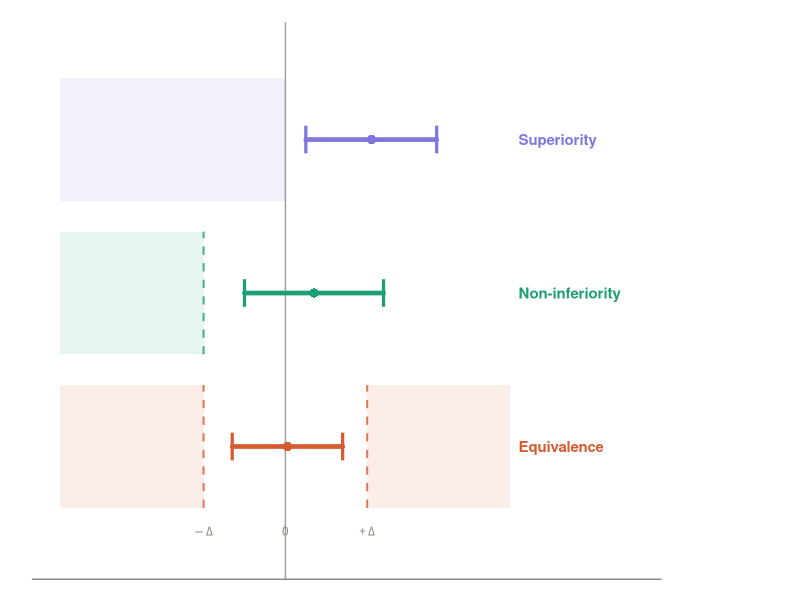
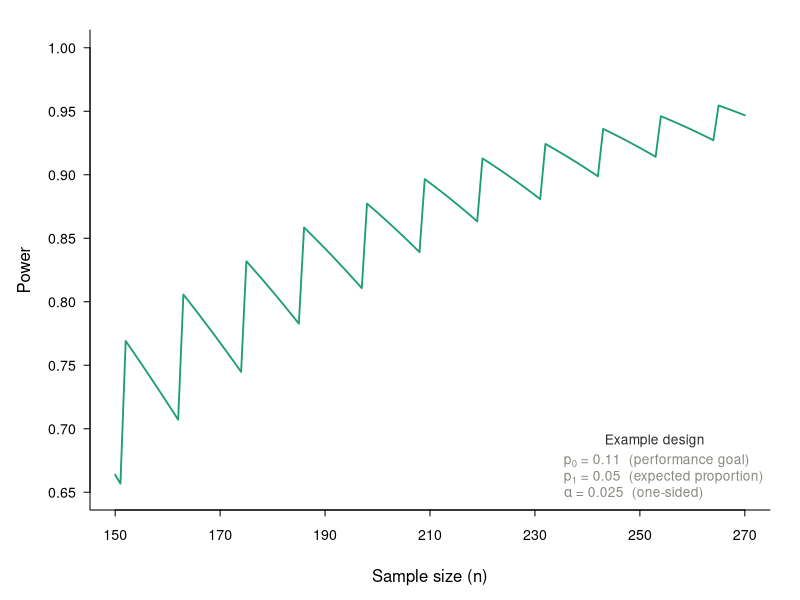
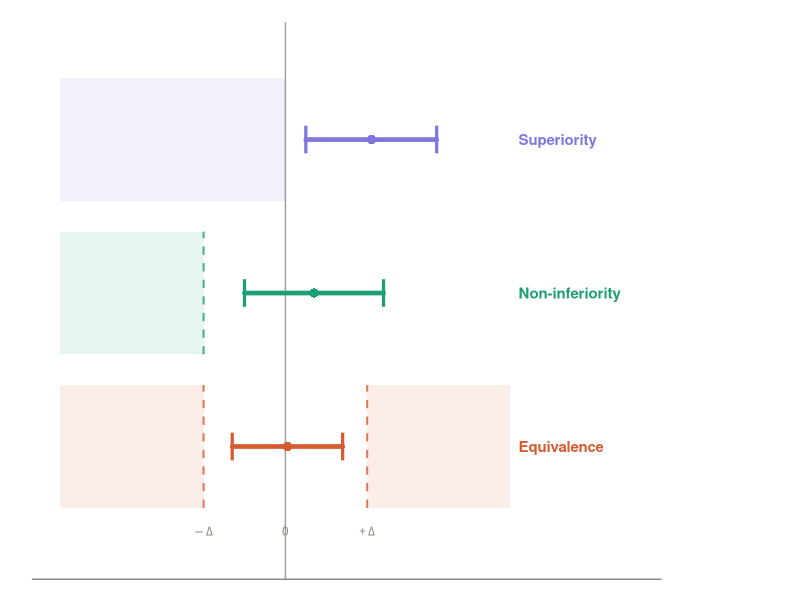

These charts were generated, in order, by the following R code: (Note: this script raises an error after producing the figures.)
## ---- chunk 1
knitr::opts_chunk$set(echo = FALSE, warning = FALSE, 
                      message = FALSE, fig.pos = "H",
                      out.width = "80%",
                      fig.align = "center",
                      cache = TRUE)
## ---- chunk 2

library(ggplot2)

col_sup  <- "#7F77DD"
col_ni   <- "#1D9E75"
col_eq   <- "#D85A30"
col_axis <- "#888780"
col_line <- "#2C2C2A"

# CI data
cis <- data.frame(
  label = factor(c("Superiority", "Non-inferiority", "Equivalence"),
                 levels = c("Equivalence", "Non-inferiority", "Superiority")),
  lo    = c(0.05, -0.10, -0.13),
  hi    = c(0.37,  0.24,  0.14),
  mid   = c(0.21,  0.07,  0.005),
  y     = c(3, 2, 1),
  color = c(col_sup, col_ni, col_eq)
)

ggplot() +
  
  # shading: superiority H0 (left of 0)
  annotate("rect", xmin = -0.55, xmax = 0,
           ymin = 2.6, ymax = 3.4, fill = col_sup, alpha = 0.10) +
  
  # shading: non-inferiority H0 (left of -delta)
  annotate("rect", xmin = -0.55, xmax = -0.20,
           ymin = 1.6, ymax = 2.4, fill = col_ni, alpha = 0.10) +
  
  # shading: equivalence H0 (both tails)
  annotate("rect", xmin = -0.55, xmax = -0.20,
           ymin = 0.6, ymax = 1.4, fill = col_eq, alpha = 0.10) +
  annotate("rect", xmin = 0.20, xmax = 0.55,
           ymin = 0.6, ymax = 1.4, fill = col_eq, alpha = 0.10) +
  
  # zero line
  geom_vline(xintercept = 0, colour = col_line,
             linewidth = 0.5, alpha = 0.45, linetype = "solid") +
  
  # NI margin
  geom_segment(aes(x = -0.20, xend = -0.20, y = 1.6, yend = 2.4),
               colour = col_ni, linewidth = 0.7, linetype = "dashed", alpha = 0.8) +
  
  # Equivalence margins
  geom_segment(aes(x = -0.20, xend = -0.20, y = 0.6, yend = 1.4),
               colour = col_eq, linewidth = 0.7, linetype = "dashed", alpha = 0.8) +
  geom_segment(aes(x =  0.20, xend =  0.20, y = 0.6, yend = 1.4),
               colour = col_eq, linewidth = 0.7, linetype = "dashed", alpha = 0.8) +
  
  # CI bars
  geom_segment(data = cis,
               aes(x = lo, xend = hi, y = y, yend = y, colour = label),
               linewidth = 1.6, lineend = "round", show.legend = FALSE) +
  geom_segment(data = cis,
               aes(x = lo, xend = lo, y = y - 0.09, yend = y + 0.09, colour = label),
               linewidth = 1.1, show.legend = FALSE) +
  geom_segment(data = cis,
               aes(x = hi, xend = hi, y = y - 0.09, yend = y + 0.09, colour = label),
               linewidth = 1.1, show.legend = FALSE) +
  geom_point(data = cis,
             aes(x = mid, y = y, colour = label),
             size = 2.8, shape = 16, show.legend = FALSE) +
  
  # row labels (right side)
  geom_text(data = cis,
            aes(x = 0.57, y = y, label = label, colour = label),
            hjust = 0, size = 3.8, fontface = "bold", show.legend = FALSE) +
  
  # axis zero label
  annotate("text", x = 0, y = 0.45, label = "0",
           size = 3, colour = col_axis, hjust = 0.5) +
  
  # margin labels
annotate("text", x = -0.20, y = 0.45, label = expression(-Delta),
         size = 3, colour = col_axis, hjust = 0.5) +
annotate("text", x =  0.20, y = 0.45, label = expression(+Delta),
         size = 3, colour = col_axis, hjust = 0.5) +
  
  scale_colour_manual(values = c(
    "Superiority"     = col_sup,
    "Non-inferiority" = col_ni,
    "Equivalence"     = col_eq
  )) +
  
  coord_cartesian(xlim = c(-0.55, 0.85), ylim = c(0.3, 3.6), clip = "off") +
  
  theme_minimal(base_size = 12) +
  theme(
    panel.grid       = element_blank(),
    axis.text        = element_blank(),
    axis.ticks       = element_blank(),
    axis.title       = element_blank(),
    axis.line.x      = element_line(colour = col_axis, linewidth = 0.5),
    plot.background  = element_rect(fill = "white", colour = NA),
    panel.background = element_rect(fill = "white", colour = NA),
    plot.margin      = margin(16, 100, 12, 20)
  )

ggsave("trial_designs.png", width = 8, height = 4.5, dpi = 200, bg = "white")


## ---- chunk 3

N     <- 150:270
alpha <- 0.025
p0    <- 0.89
p1    <- 0.95

crit  <- qbinom(p = 1 - alpha, size = N, prob = p0)
power <- 1 - pbinom(q = crit, size = N, prob = p1)

par(
  mar    = c(4.5, 4.5, 1.5, 1.5),
  family = "sans",
  mgp    = c(2.8, 0.7, 0),
  tcl    = -0.3
)

plot(N, power,
     type = "l",
     lwd  = 1.8,
     col  = "#1D9E75",
     las  = 1,
     xlab = "Sample size (n)",
     ylab = "Power",
     ylim = c(0.65, 1.00),
     yaxt = "n",
     xaxt = "n",
     bty  = "l")

axis(2, at = seq(0.65, 1.00, by = 0.05),
     labels = sprintf("%.2f", seq(0.65, 1.00, by = 0.05)),
     las = 1, cex.axis = 0.85)

axis(1, at = seq(150, 270, by = 20),
     cex.axis = 0.85)

legend("bottomright",
       title     = "Example design",
       title.col = "#2C2C2A",
       legend    = c(
         expression(paste(p[0], " = 0.11  (performance goal)")),
         expression(paste(p[1], " = 0.05  (expected proportion)")),
         expression(paste(alpha,  " = 0.025  (one-sided)"))
       ),
       col      = "#888780",
       lty      = 0,
       pch      = NA,
       bty      = "n",
       cex      = 0.82,
       text.col = "#888780")
## ---- chunk 4
library(kableExtra)

pg_tbl <- data.frame(
  Endpoint           = c("Composite (Death, Amputation, TVR)", "RCC (Improved, No Change)"),
  Timepoint          = c("30 Days", "12 Months"),
  `Pooled Proportion` = c("6.0\\%", "95.8\\%"),
  `95\\% CI`         = c("[2.9, 12.1\\%]", "[87.9, 98.6\\%]"),
  `Performance Goal` = c("$\\leq$ 12\\%", "$\\geq$ 88\\%"),
  check.names = FALSE
)

kbl(pg_tbl, booktabs = TRUE, escape = FALSE, align = "lcccc", linesep = "",
    caption = "Performance Goals for Safety and Efficacy") |>
  kable_styling(latex_options = "HOLD_position", full_width = FALSE, font_size = 11) |>
  row_spec(0, background = "#3A3A6A", color = "white", bold = TRUE) |>
  column_spec(1, width = "5.2cm") |>
  pack_rows("Safety Endpoints",   1, 1, background = "#4A4A6A", color = "white", bold = FALSE) |>
  pack_rows("Efficacy Endpoints", 2, 2, background = "#6B4A2A", color = "white", bold = FALSE)
## ---- chunk 5
knitr::include_graphics("Figures/forest_plot_pooled_estimates.png")
## ---- chunk 6
library(kableExtra)
het_A <- data.frame(
  Measure         = c("$\\tau^2$", "$I^2$", "H", "Q (Wald)", "Q (LRT)"),
  Value           = c("0.00", "0.0\\%", "1.00", "0.00", "NA"),
  `CI or p-value` = c("NA", "0.0\\% to 0.9\\%", "1.00 to 3.10", "$p$ = 0.998", "NA"),
  check.names = FALSE
)
kbl(het_A, booktabs = TRUE, escape = FALSE, align = "lcc", linesep = "",
    caption = "Heterogeneity Statistics: 30-day Composite") |>
  kable_styling(latex_options = "HOLD_position", full_width = FALSE, font_size = 11) |>
  row_spec(0, background = "#3A3A6A", color = "white", bold = TRUE) |>
  column_spec(1, width = "3cm")
## ---- chunk 7
het_B <- data.frame(
  Measure         = c("$\\tau^2$", "$I^2$", "H", "Q (Wald)", "Q (LRT)"),
  Value           = c("0.00", "0.0\\%", "1.00", "1.31", "NA"),
  `CI or p-value` = c("NA", "0.0\\% to 0.9\\%", "1.00 to 3.10", "$p$ = 0.520", "NA"),
  check.names = FALSE
)
kbl(het_B, booktabs = TRUE, escape = FALSE, align = "lcc", linesep = "",
    caption = "Heterogeneity Statistics: 12-month Rutherford classification") |>
  kable_styling(latex_options = "HOLD_position", full_width = FALSE, font_size = 11) |>
  row_spec(0, background = "#3A3A6A", color = "white", bold = TRUE) |>
  column_spec(1, width = "3cm")
## ---- chunk 8
knitr::include_graphics("Figures/coverage_probability_n100_overlay.png")
## ---- chunk 9
knitr::include_graphics("Figures/coverage_width_n20.png")
## ---- chunk 10
knitr::include_graphics("Figures/coverage_width_n50.png")
## ---- chunk 11
knitr::include_graphics("Figures/coverage_width_n100.png")
## ---- chunk 12
knitr::include_graphics("Figures/power_curve_clopper_pearson.png")
## ---- chunk 13
knitr::include_graphics("Figures/sample_size_comparison_table.png")
## ---- chunk 14
knitr::include_graphics("Figures/ci_diagram_all_methods.png")
## ---- chunk 15
knitr::include_graphics("Figures/bayesian_power_curve.png")
## ---- chunk 16
knitr::include_graphics("Figures/prior_weight_sensitivity.png")
